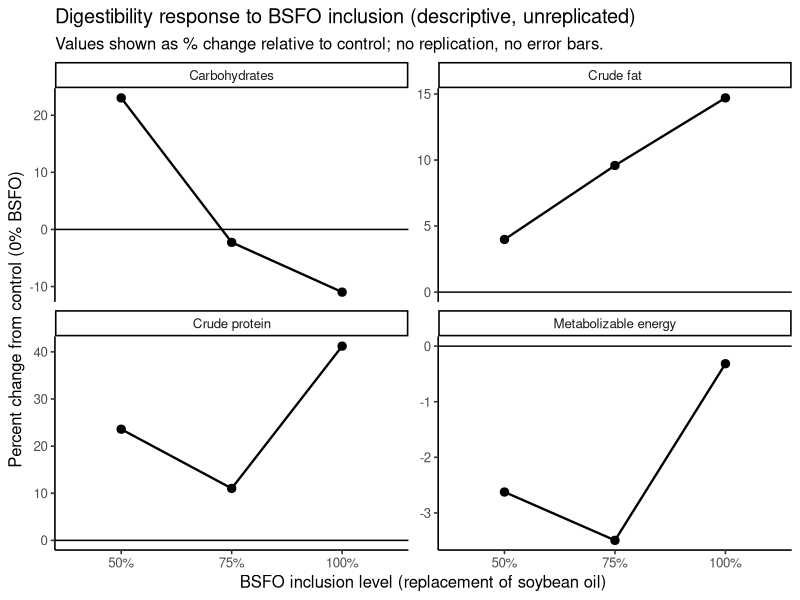
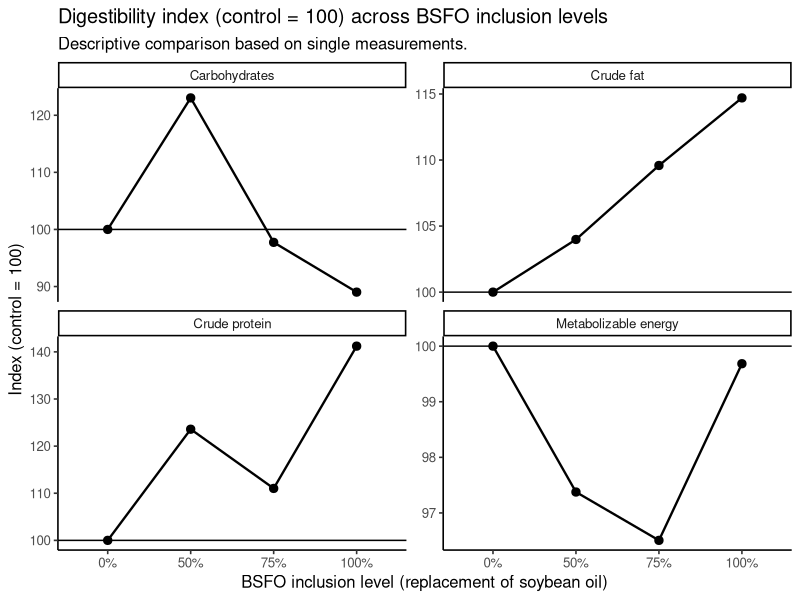
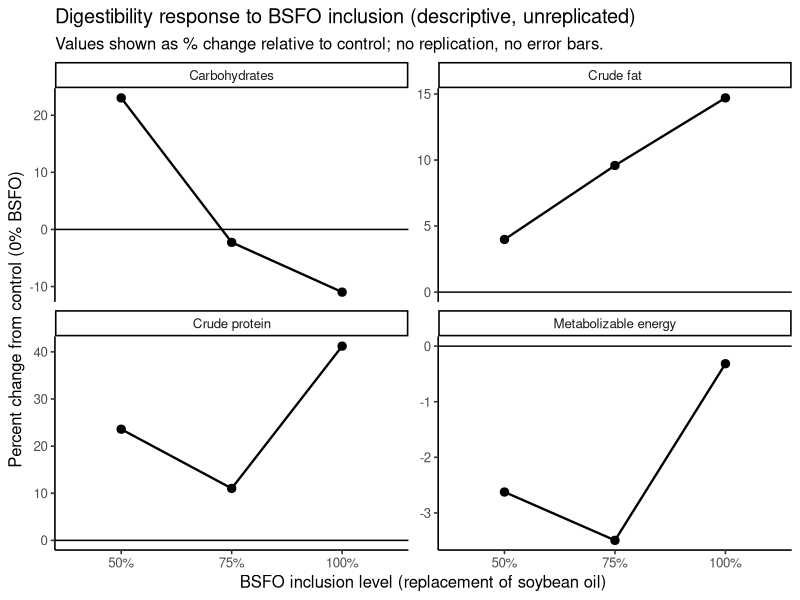
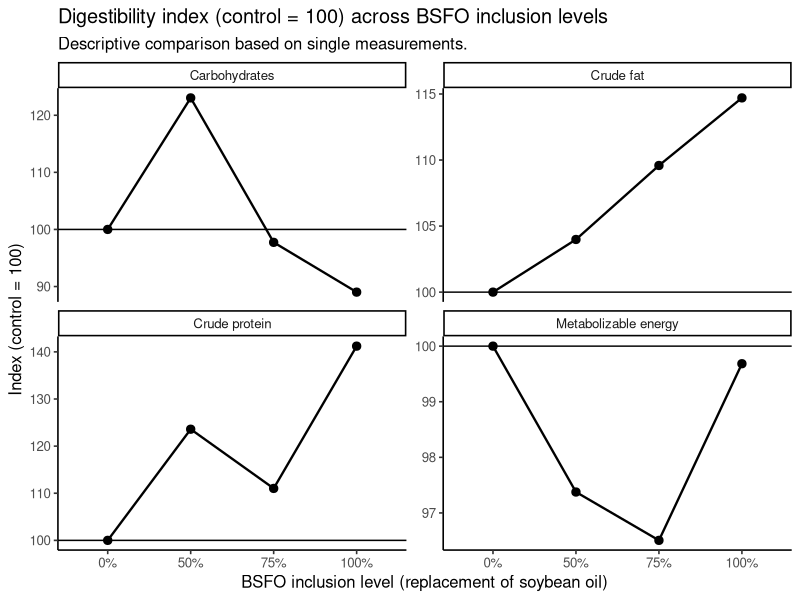

These figures' R source, in order:
# --------------------------------------------
# UNREPLICATED DIGESTIBILITY: DESCRIPTIVE PLOTS
# --------------------------------------------
library(tidyverse)

# 1) Enter your single-measurement data
dig <- tribble(
  ~parameter,              ~`0%`,  ~`50%`,  ~`75%`,  ~`100%`,
  "Carbohydrates",          71.57,  88.06,   69.95,   63.71,
  "Crude fat",              69.98,  72.77,   76.69,   80.27,
  "Crude protein",          33.75,  41.71,   37.47,   47.66,
  "Metabolizable energy",   63.27,  61.61,   61.06,   63.07
)

# 2) Reshape + compute % change and index (control=100)
dig_long <- dig %>%
  pivot_longer(cols = c(`0%`,`50%`,`75%`,`100%`),
               names_to = "bsfo_level", values_to = "value") %>%
  mutate(
    bsfo_level = factor(bsfo_level, levels = c("0%","50%","75%","100%"))
  ) %>%
  group_by(parameter) %>%
  mutate(
    control = value[bsfo_level == "0%"][1],
    pct_change = (value - control) / control * 100,
    index_100  = (value / control) * 100
  ) %>%
  ungroup()

# -------------------------------
# FIGURE A: % change from control
# -------------------------------
fig_pct <- ggplot(dig_long %>% filter(bsfo_level != "0%"),
                  aes(x = bsfo_level, y = pct_change, group = parameter)) +
  geom_hline(yintercept = 0, linewidth = 0.5) +
  geom_line(linewidth = 0.8) +
  geom_point(size = 2.5) +
  facet_wrap(~ parameter, scales = "free_y") +
  theme_classic(base_size = 12) +
  labs(
    x = "BSFO inclusion level (replacement of soybean oil)",
    y = "Percent change from control (0% BSFO)",
    title = "Digestibility response to BSFO inclusion (descriptive, unreplicated)",
    subtitle = "Values shown as % change relative to control; no replication, no error bars."
  )

print(fig_pct)

# -------------------------------
# FIGURE B: Index plot (control=100)
# -------------------------------
fig_index <- ggplot(dig_long, aes(x = bsfo_level, y = index_100, group = parameter)) +
  geom_hline(yintercept = 100, linewidth = 0.5) +
  geom_line(linewidth = 0.8) +
  geom_point(size = 2.5) +
  facet_wrap(~ parameter, scales = "free_y") +
  theme_classic(base_size = 12) +
  labs(
    x = "BSFO inclusion level (replacement of soybean oil)",
    y = "Index (control = 100)",
    title = "Digestibility index (control = 100) across BSFO inclusion levels",
    subtitle = "Descriptive comparison based on single measurements."
  )

print(fig_index)

# -------------------------------
# Save high-resolution (journal-ready)
# -------------------------------
ggsave("Fig_Digestibility_PercentChange.png", fig_pct, width = 9, height = 6, dpi = 600)
ggsave("Fig_Digestibility_Index100.png",      fig_index, width = 9, height = 6, dpi = 600)
